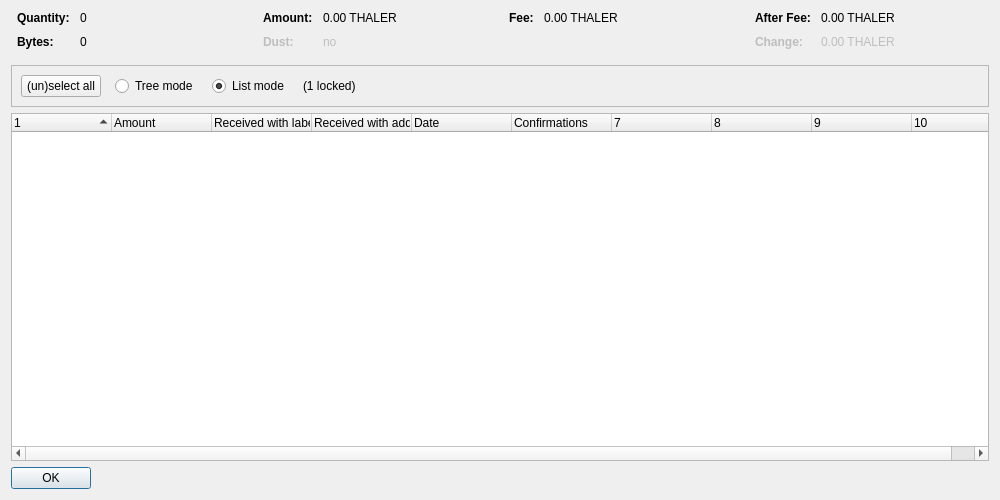
<?xml version="1.0" encoding="UTF-8"?>
<ui version="4.0">
 <class>CoinControlDialog</class>
 <widget class="QDialog" name="CoinControlDialog">
  <property name="geometry">
   <rect>
    <x>0</x>
    <y>0</y>
    <width>1000</width>
    <height>500</height>
   </rect>
  </property>
  <property name="windowTitle">
   <string>Coin Selection</string>
  </property>
  <layout class="QVBoxLayout" name="verticalLayout">
   <item>
    <layout class="QHBoxLayout" name="horizontalLayoutTop" stretch="0,0,0,0">
     <property name="topMargin">
      <number>0</number>
     </property>
     <property name="bottomMargin">
      <number>10</number>
     </property>
     <item>
      <layout class="QFormLayout" name="formLayoutCoinControl1">
       <property name="horizontalSpacing">
        <number>10</number>
       </property>
       <property name="verticalSpacing">
        <number>10</number>
       </property>
       <property name="leftMargin">
        <number>6</number>
       </property>
       <property name="rightMargin">
        <number>6</number>
       </property>
       <item row="0" column="0">
        <widget class="QLabel" name="labelCoinControlQuantityText">
         <property name="font">
          <font>
           <weight>75</weight>
           <bold>true</bold>
          </font>
         </property>
         <property name="text">
          <string>Quantity:</string>
         </property>
        </widget>
       </item>
       <item row="0" column="1">
        <widget class="QLabel" name="labelCoinControlQuantity">
         <property name="cursor">
          <cursorShape>IBeamCursor</cursorShape>
         </property>
         <property name="contextMenuPolicy">
          <enum>Qt::ActionsContextMenu</enum>
         </property>
         <property name="text">
          <string notr="true">0</string>
         </property>
         <property name="textInteractionFlags">
          <set>Qt::LinksAccessibleByMouse|Qt::TextSelectableByKeyboard|Qt::TextSelectableByMouse</set>
         </property>
        </widget>
       </item>
       <item row="1" column="0">
        <widget class="QLabel" name="labelCoinControlBytesText">
         <property name="font">
          <font>
           <weight>75</weight>
           <bold>true</bold>
          </font>
         </property>
         <property name="text">
          <string>Bytes:</string>
         </property>
        </widget>
       </item>
       <item row="1" column="1">
        <widget class="QLabel" name="labelCoinControlBytes">
         <property name="cursor">
          <cursorShape>IBeamCursor</cursorShape>
         </property>
         <property name="contextMenuPolicy">
          <enum>Qt::ActionsContextMenu</enum>
         </property>
         <property name="text">
          <string notr="true">0</string>
         </property>
         <property name="textInteractionFlags">
          <set>Qt::LinksAccessibleByMouse|Qt::TextSelectableByKeyboard|Qt::TextSelectableByMouse</set>
         </property>
        </widget>
       </item>
      </layout>
     </item>
     <item>
      <layout class="QFormLayout" name="formLayoutCoinControl2">
       <property name="horizontalSpacing">
        <number>10</number>
       </property>
       <property name="verticalSpacing">
        <number>10</number>
       </property>
       <property name="leftMargin">
        <number>6</number>
       </property>
       <property name="rightMargin">
        <number>6</number>
       </property>
       <item row="0" column="0">
        <widget class="QLabel" name="labelCoinControlAmountText">
         <property name="font">
          <font>
           <weight>75</weight>
           <bold>true</bold>
          </font>
         </property>
         <property name="text">
          <string>Amount:</string>
         </property>
        </widget>
       </item>
       <item row="0" column="1">
        <widget class="QLabel" name="labelCoinControlAmount">
         <property name="cursor">
          <cursorShape>IBeamCursor</cursorShape>
         </property>
         <property name="contextMenuPolicy">
          <enum>Qt::ActionsContextMenu</enum>
         </property>
         <property name="text">
          <string notr="true">0.00 THALER</string>
         </property>
         <property name="textInteractionFlags">
          <set>Qt::LinksAccessibleByMouse|Qt::TextSelectableByKeyboard|Qt::TextSelectableByMouse</set>
         </property>
        </widget>
       </item>
       <item row="1" column="0">
        <widget class="QLabel" name="labelCoinControlLowOutputText">
         <property name="enabled">
          <bool>false</bool>
         </property>
         <property name="font">
          <font>
           <weight>75</weight>
           <bold>true</bold>
          </font>
         </property>
         <property name="text">
          <string>Dust:</string>
         </property>
        </widget>
       </item>
       <item row="1" column="1">
        <widget class="QLabel" name="labelCoinControlLowOutput">
         <property name="enabled">
          <bool>false</bool>
         </property>
         <property name="cursor">
          <cursorShape>IBeamCursor</cursorShape>
         </property>
         <property name="contextMenuPolicy">
          <enum>Qt::ActionsContextMenu</enum>
         </property>
         <property name="text">
          <string notr="true">no</string>
         </property>
         <property name="textInteractionFlags">
          <set>Qt::LinksAccessibleByMouse|Qt::TextSelectableByKeyboard|Qt::TextSelectableByMouse</set>
         </property>
        </widget>
       </item>
      </layout>
     </item>
     <item>
      <layout class="QFormLayout" name="formLayoutCoinControl3">
       <property name="horizontalSpacing">
        <number>10</number>
       </property>
       <property name="verticalSpacing">
        <number>10</number>
       </property>
       <property name="leftMargin">
        <number>6</number>
       </property>
       <property name="rightMargin">
        <number>6</number>
       </property>
       <item row="0" column="0">
        <widget class="QLabel" name="labelCoinControlFeeText">
         <property name="font">
          <font>
           <weight>75</weight>
           <bold>true</bold>
          </font>
         </property>
         <property name="text">
          <string>Fee:</string>
         </property>
        </widget>
       </item>
       <item row="0" column="1">
        <widget class="QLabel" name="labelCoinControlFee">
         <property name="cursor">
          <cursorShape>IBeamCursor</cursorShape>
         </property>
         <property name="contextMenuPolicy">
          <enum>Qt::ActionsContextMenu</enum>
         </property>
         <property name="text">
          <string notr="true">0.00 THALER</string>
         </property>
         <property name="textInteractionFlags">
          <set>Qt::LinksAccessibleByMouse|Qt::TextSelectableByKeyboard|Qt::TextSelectableByMouse</set>
         </property>
        </widget>
       </item>
      </layout>
     </item>
     <item>
      <layout class="QFormLayout" name="formLayoutCoinControl4">
       <property name="horizontalSpacing">
        <number>10</number>
       </property>
       <property name="verticalSpacing">
        <number>10</number>
       </property>
       <property name="leftMargin">
        <number>6</number>
       </property>
       <property name="rightMargin">
        <number>6</number>
       </property>
       <item row="0" column="0">
        <widget class="QLabel" name="labelCoinControlAfterFeeText">
         <property name="font">
          <font>
           <weight>75</weight>
           <bold>true</bold>
          </font>
         </property>
         <property name="text">
          <string>After Fee:</string>
         </property>
        </widget>
       </item>
       <item row="0" column="1">
        <widget class="QLabel" name="labelCoinControlAfterFee">
         <property name="cursor">
          <cursorShape>IBeamCursor</cursorShape>
         </property>
         <property name="contextMenuPolicy">
          <enum>Qt::ActionsContextMenu</enum>
         </property>
         <property name="text">
          <string notr="true">0.00 THALER</string>
         </property>
         <property name="textInteractionFlags">
          <set>Qt::LinksAccessibleByMouse|Qt::TextSelectableByKeyboard|Qt::TextSelectableByMouse</set>
         </property>
        </widget>
       </item>
       <item row="1" column="0">
        <widget class="QLabel" name="labelCoinControlChangeText">
         <property name="enabled">
          <bool>false</bool>
         </property>
         <property name="font">
          <font>
           <weight>75</weight>
           <bold>true</bold>
          </font>
         </property>
         <property name="text">
          <string>Change:</string>
         </property>
        </widget>
       </item>
       <item row="1" column="1">
        <widget class="QLabel" name="labelCoinControlChange">
         <property name="enabled">
          <bool>false</bool>
         </property>
         <property name="cursor">
          <cursorShape>IBeamCursor</cursorShape>
         </property>
         <property name="contextMenuPolicy">
          <enum>Qt::ActionsContextMenu</enum>
         </property>
         <property name="text">
          <string notr="true">0.00 THALER</string>
         </property>
         <property name="textInteractionFlags">
          <set>Qt::LinksAccessibleByMouse|Qt::TextSelectableByKeyboard|Qt::TextSelectableByMouse</set>
         </property>
        </widget>
       </item>
      </layout>
     </item>
    </layout>
   </item>
   <item>
    <widget class="QFrame" name="frame">
     <property name="minimumSize">
      <size>
       <width>0</width>
       <height>40</height>
      </size>
     </property>
     <property name="frameShape">
      <enum>QFrame::StyledPanel</enum>
     </property>
     <property name="frameShadow">
      <enum>QFrame::Sunken</enum>
     </property>
     <layout class="QHBoxLayout" name="horizontalLayout">
      <item>
       <layout class="QHBoxLayout" name="horizontalLayoutPanel" stretch="0,0,0,0,0">
        <property name="spacing">
         <number>14</number>
        </property>
        <item>
         <widget class="QPushButton" name="pushButtonSelectAll">
          <property name="sizePolicy">
           <sizepolicy hsizetype="Maximum" vsizetype="Fixed">
            <horstretch>0</horstretch>
            <verstretch>0</verstretch>
           </sizepolicy>
          </property>
          <property name="text">
           <string>(un)select all</string>
          </property>
          <property name="autoDefault">
           <bool>false</bool>
          </property>
         </widget>
        </item>
        <item>
         <widget class="QRadioButton" name="radioTreeMode">
          <property name="sizePolicy">
           <sizepolicy hsizetype="Maximum" vsizetype="Fixed">
            <horstretch>0</horstretch>
            <verstretch>0</verstretch>
           </sizepolicy>
          </property>
          <property name="text">
           <string>Tree mode</string>
          </property>
         </widget>
        </item>
        <item>
         <widget class="QRadioButton" name="radioListMode">
          <property name="sizePolicy">
           <sizepolicy hsizetype="Maximum" vsizetype="Fixed">
            <horstretch>0</horstretch>
            <verstretch>0</verstretch>
           </sizepolicy>
          </property>
          <property name="text">
           <string>List mode</string>
          </property>
          <property name="checked">
           <bool>true</bool>
          </property>
         </widget>
        </item>
        <item>
         <widget class="QLabel" name="labelLocked">
          <property name="text">
           <string notr="true">(1 locked)</string>
          </property>
         </widget>
        </item>
        <item>
         <spacer name="horizontalSpacer">
          <property name="orientation">
           <enum>Qt::Horizontal</enum>
          </property>
          <property name="sizeHint" stdset="0">
           <size>
            <width>40</width>
            <height>20</height>
           </size>
          </property>
         </spacer>
        </item>
       </layout>
      </item>
     </layout>
    </widget>
   </item>
   <item>
    <widget class="CoinControlTreeWidget" name="treeWidget">
     <property name="contextMenuPolicy">
      <enum>Qt::CustomContextMenu</enum>
     </property>
     <property name="sortingEnabled">
      <bool>false</bool>
     </property>
     <property name="columnCount">
      <number>10</number>
     </property>
     <attribute name="headerShowSortIndicator" stdset="0">
      <bool>true</bool>
     </attribute>
     <attribute name="headerStretchLastSection">
      <bool>false</bool>
     </attribute>
     <column>
      <property name="text">
       <string/>
      </property>
     </column>
     <column>
      <property name="text">
       <string>Amount</string>
      </property>
     </column>
     <column>
      <property name="text">
       <string>Received with label</string>
      </property>
     </column>
     <column>
      <property name="text">
       <string>Received with address</string>
      </property>
     </column>
     <column>
      <property name="text">
       <string>Date</string>
      </property>
     </column>
     <column>
      <property name="text">
       <string>Confirmations</string>
      </property>
      <property name="toolTip">
       <string>Confirmed</string>
      </property>
     </column>
     <column>
      <property name="text">
       <string/>
      </property>
     </column>
     <column>
      <property name="text">
       <string/>
      </property>
     </column>
     <column>
      <property name="text">
       <string/>
      </property>
     </column>
     <column>
      <property name="text">
       <string/>
      </property>
     </column>
    </widget>
   </item>
   <item>
    <widget class="QDialogButtonBox" name="buttonBox">
     <property name="sizePolicy">
      <sizepolicy hsizetype="Maximum" vsizetype="Fixed">
       <horstretch>0</horstretch>
       <verstretch>0</verstretch>
      </sizepolicy>
     </property>
     <property name="orientation">
      <enum>Qt::Horizontal</enum>
     </property>
     <property name="standardButtons">
      <set>QDialogButtonBox::Ok</set>
     </property>
    </widget>
   </item>
  </layout>
 </widget>
 <customwidgets>
  <customwidget>
   <class>CoinControlTreeWidget</class>
   <extends>QTreeWidget</extends>
   <header>coincontroltreewidget.h</header>
  </customwidget>
 </customwidgets>
 <resources/>
 <connections/>
</ui>
